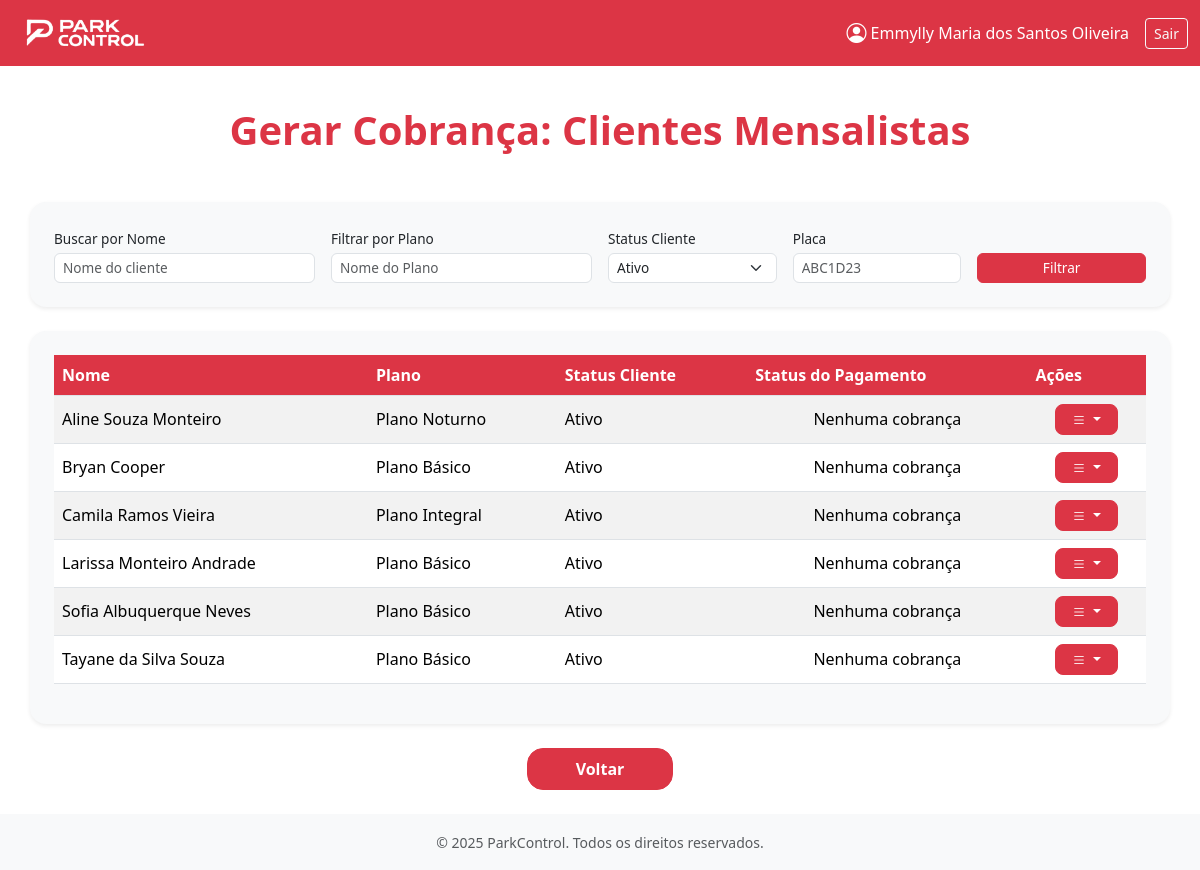
/pagamentos/mensalistas/gerar-por-cliente/ (signed in), run on the app's committed database.
### apps/usuarios/models.py (models this page shows)
class Usuario(AbstractUser):
    perfil_acesso = models.CharField(max_length=20, choices=[
        ('Administrador', 'Administrador'),
        ('Frentista', 'Frentista'),
        ('Contador', 'Contador')
    ])
    historico = HistoricalRecords()  # Adiciona histórico de alterações

### apps/clientes/models.py (models this page shows, shortened)
class Mensalista(models.Model):
    nome = models.CharField(max_length=100)
    telefone = models.CharField(
        max_length=15,
        validators=[
            RegexValidator(
                r'^\(?\d{2}\)?[-.\s]?\d{4,5}[-.\s]?\d{4}$',
                'Telefone no formato inválido (ex: (65) 99999-9999)'
            )
        ]
    )
    email = models.EmailField(max_length=100)
    plano = models.ForeignKey(
        Planos,
        on_delete=models.SET_NULL,
        null=True,
        limit_choices_to={'tipo_plano': 'Mensalista'},
        related_name="mensalistas"
    )
    placa = models.CharField(
        max_length=10,
        unique=True,
        validators=[
            RegexValidator(
                r'^[A-Z]{3}[0-9][A-Z][0-9]{2}$',
                'Placa no formato inválido (ex: ABC1D23 - padrão Mercosul)'
            )
        ]
    )
    ativo = models.BooleanField(default=True)
    historico = HistoricalRecords()  # Adiciona histórico de alterações

### apps/planos/models.py (models this page shows, shortened)
class Planos(models.Model):
    TIPO_PLANO_CHOICES = [
        ('Mensalista', 'Mensalista'),
        ('Diarista', 'Diarista'),
    ]
    TIPO_MENSAL_CHOICES = [
        ('Mensal', 'Mensal'),
        ('Anual','Anual')
    ]
    STATUS_CHOICES = [
        ('Ativo', 'Ativo'),
        ('Inativo', 'Inativo'),
    ]
    nome = models.CharField( max_length=50, blank=False, null=False)
    validade = models.PositiveIntegerField(blank=False, null=False)
    descricao = models.TextField(blank=True)
    data_criacao = models.DateTimeField(auto_now_add=True)
    ultima_alteracao = models.DateTimeField(auto_now=True)
    tipo_plano = models.CharField(max_length=20, choices=TIPO_PLANO_CHOICES, blank=False, null=False)
    status = models.CharField(max_length=20, choices=STATUS_CHOICES, blank=True, null=True,default='Ativo')
    valor_diaria = models.DecimalField(max_digits=10, decimal_places=2, blank=True, null=True)
    valor = models.DecimalField(max_digits=10, decimal_places=2, blank=True, null=True)
    tipo_mensal  = models.CharField(max_length=20, choices=TIPO_MENSAL_CHOICES, blank=True, null=True)
    historico = HistoricalRecords()  # Adiciona histórico de alterações

### apps/pagamentos/views/views.py (the view)
# urls.py: path('mensalistas/gerar-por-cliente/', views.gerar_pagamentos_mensalistas_lista_clientes, name='gerar_pagamentos_mensalistas_lista_clientes'),
@login_required(login_url='login_parkcontrol')
def gerar_pagamentos_mensalistas_lista_clientes(request):
    logger.info(f"Usuário {request.user} acessou a lista de clientes mensalistas para geração de pagamentos.")
    query_nome = request.GET.get('nome_cliente', '').strip()
    query_plano = request.GET.get('plano', '').strip()
    status_filter = request.GET.get('status', 'ativo').strip()
    query_placa = request.GET.get('placa_veiculo', '').strip()
    clientes_base_query = Mensalista.objects.all().order_by('nome')
    clientes_filtrados = clientes_base_query
    if status_filter == 'ativo':
        clientes_filtrados = clientes_filtrados.filter(ativo=True)
    elif status_filter == 'inativo':
        clientes_filtrados = clientes_filtrados.filter(ativo=False)
    if query_nome:
        clientes_filtrados = clientes_filtrados.filter(nome__icontains=query_nome)
    if query_plano:
        clientes_filtrados = clientes_filtrados.filter(plano__nome__icontains=query_plano)
    if query_placa:
        clientes_filtrados = clientes_filtrados.filter(placa__icontains=query_placa)
    clientes_com_cobrancas = []
    for cliente in clientes_filtrados:
        ultima_cobranca = CobrancaMensalista.objects.filter(
            cliente_mensalista=cliente
        ).order_by('-data_geracao').first()
        cobranca_pendente_para_email = CobrancaMensalista.objects.filter(
            cliente_mensalista=cliente,
            status__in=['pendente', 'parcialmente_pago']
        ).order_by('data_vencimento').first()
        cliente_dict = {
            'obj': cliente,
            'ultima_cobranca': ultima_cobranca,
            'cobranca_pendente_para_email': cobranca_pendente_para_email,
        }
        clientes_com_cobrancas.append(cliente_dict)
    paginator = Paginator(clientes_com_cobrancas, 10)
    page_number = request.GET.get('page')
    page_obj = paginator.get_page(page_number)
    return render(request, 'pagamentos/mensalistas/gerar_pagamentos_mensalistas_lista_clientes.html', {
        'titulo_pagina': 'Gerar Cobrança: Clientes Mensalistas',
        'page_obj': page_obj,
        'query_nome': query_nome,
        'query_plano': query_plano,
        'status_filter': status_filter,
        'query_placa': query_placa,
        'status_choices': [('ativo', 'Ativo'), ('inativo', 'Inativo'), ('todos', 'Todos')]
    })

### apps/pagamentos/templates/pagamentos/mensalistas/gerar_pagamentos_mensalistas_lista_clientes.html (shortened to what this page needs)
{% extends 'base.html' %}
{% load static %}
{% load form_tags %}
{% block extra_head %}
<link rel="stylesheet" href="https://cdn.jsdelivr.net/npm/bootstrap-icons@1.11.3/font/bootstrap-icons.min.css">
{% endblock %}
{% block content %}
<div class="container text-center">
    <h1 class="text-danger fw-bold mb-5">{{ titulo_pagina }}</h1>
</div>
<div class="container bg-light p-4 rounded-4 shadow-sm mb-4">
    <form method="GET" class="row g-3 align-items-end filter-form">
        <div class="col-md-3">
            <label for="id_nome_cliente">Buscar por Nome</label>
            <input type="text" name="nome_cliente" id="id_nome_cliente" class="form-control" value="{{ query_nome }}" placeholder="Nome do cliente">
        </div>
        <div class="col-md-3">
            <label for="id_plano">Filtrar por Plano</label>
            <input type="text" name="plano" id="id_plano" class="form-control" value="{{ query_plano }}" placeholder="Nome do Plano">
        </div>
        <div class="col-md-2">
            <label for="id_status">Status Cliente</label>
            <select name="status" id="id_status" class="form-select">
                {% for value, label in status_choices %}
                    <option value="{{ value }}" {% if status_filter == value %}selected{% endif %}>{{ label }}</option>
                {% endfor %}
            </select>
        </div>
        <div class="col-md-2">
            <label for="id_placa_veiculo">Placa</label>
            <input type="text" name="placa_veiculo" id="id_placa_veiculo" class="form-control" value="{{ query_placa }}" placeholder="ABC1D23">
        </div>
        <div class="col-md-2">
            <button class="btn btn-danger w-100" type="submit">Filtrar</button>
        </div>
    </form>
</div>
{% if page_obj.object_list %}
<div class="container bg-light p-4 rounded-4 shadow-sm">
    <div class="table-responsive">
        <table class="table table-striped table-hover align-middle">
            <thead>
                <tr class="table-custom-header">
                    <th>Nome</th>
                    <th>Plano</th>
                    <th>Status Cliente</th>
                    <th>Status do Pagamento</th>
                    <th>Ações</th>
                </tr>
            </thead>
            <tbody>
                {% for item in page_obj %}
                    {% with cliente=item.obj ultima_cobranca=item.ultima_cobranca %}
                    <tr>
                        <td>{{ cliente.nome }}</td>
                        <td>{{ cliente.plano.nome|default:"N/A" }}</td>
                        <td>{{ cliente.ativo|yesno:"Ativo,Inativo" }}</td>
                        <td class="text-center">
                            {% if ultima_cobranca %}
                                <div class="d-flex flex-column align-items-center">
                                    <span class="status-badge status-{{ ultima_cobranca.status }}">
                                        {{ ultima_cobranca.get_status_display }}
                                    </span>
                                    <small class="text-muted">(Ref: {{ ultima_cobranca.mes_referencia }})</small>
                                </div>
                            {% else %}
                                Nenhuma cobrança
                            {% endif %}
                        </td>
                        <td class="text-center">
                            <div class="dropdown">
                                <button class="btn btn-danger btn-sm dropdown-toggle rounded-3 fw-bold px-3" type="button" data-bs-toggle="dropdown" aria-expanded="false">
                                    <i class="bi bi-list"></i>
                                </button>
                            </div>
                        </td>
                    </tr>
                    {% endwith %}
                {% endfor %}
            </tbody>
        </table>
    </div>
</div>
{% else %}
    <p class="mt-4 text-center text-muted fw-bold">Nenhum cliente encontrado com os filtros aplicados.</p>
{% endif %}
<div class="container text-center pt-4">
    <a href="{% url 'usuarios:dashboard_contador' %}" class="btn btn-danger px-5 py-2 fw-bold rounded-4">Voltar</a>
</div>
{% endblock %}

### base_templates/navbar.html (shortened to what this page needs)
{% load static %}
<nav class="navbar navbar-expand-lg navbar-dark bg-danger">
    <div class="container-fluid">
        <a class="navbar-brand d-flex align-items-center" href="{% url 'usuarios:home' %}">
            <img src="{% static 'images/logo-branca.png' %}" alt="Logo" class="me-2" style="height: 40px;">
        </a>
        <div class="collapse navbar-collapse" id="navbarContent">
            <div class="ms-auto d-flex align-items-center">
                {% if user.is_authenticated %}
                    <a href="{% url 'usuarios:perfil_usuario' %}" class="text-white text-decoration-none me-3 d-flex align-items-center">
                        <i class="bi bi-person-circle me-1 fs-5"></i>
                        {{ user.get_full_name|default:user.username }}
                    </a>
                    <a class="btn btn-outline-light btn-sm" href="{% url 'usuarios:logout_parkcontrol' %}">Sair</a>
                {% endif %}
            </div>
        </div>
    </div>
</nav>

### apps/pagamentos/templates/pagamentos/mensalistas/gerar_pagamentos_mensalistas_lista_clientes.html (style rules this page uses)
.table-custom-header th { background-color: var(--bs-danger); color: white; font-weight: bold; vertical-align: middle; }
td, th { vertical-align: middle; }
.filter-form label { font-size: 0.85rem; margin-bottom: 0.2rem; }
.filter-form .form-control, .filter-form .form-select, .filter-form .btn { height: calc(1.5em + 0.5rem + 2px); padding: 0.25rem 0.5rem; font-size: 0.85rem; }

### data on the page
Usuario: get_full_name "Emmylly Maria dos Santos Oliveira"
Mensalista: obj.nome "Aline Souza Monteiro", obj.plano.nome "Plano Noturno", obj.ativo "Ativo"
Mensalista: obj.nome "Bryan Cooper", obj.plano.nome "Plano Básico", obj.ativo "Ativo"
Mensalista: obj.nome "Camila Ramos Vieira", obj.plano.nome "Plano Integral", obj.ativo "Ativo"
Mensalista: obj.nome "Larissa Monteiro Andrade", obj.plano.nome "Plano Básico", obj.ativo "Ativo"
Mensalista: obj.nome "Sofia Albuquerque Neves", obj.plano.nome "Plano Básico", obj.ativo "Ativo"
Mensalista: obj.nome "Tayane da Silva Souza", obj.plano.nome "Plano Básico", obj.ativo "Ativo"

### other printed values
{{ titulo_pagina }} "Gerar Cobrança: Clientes Mensalistas"
form field status "Ativo"
